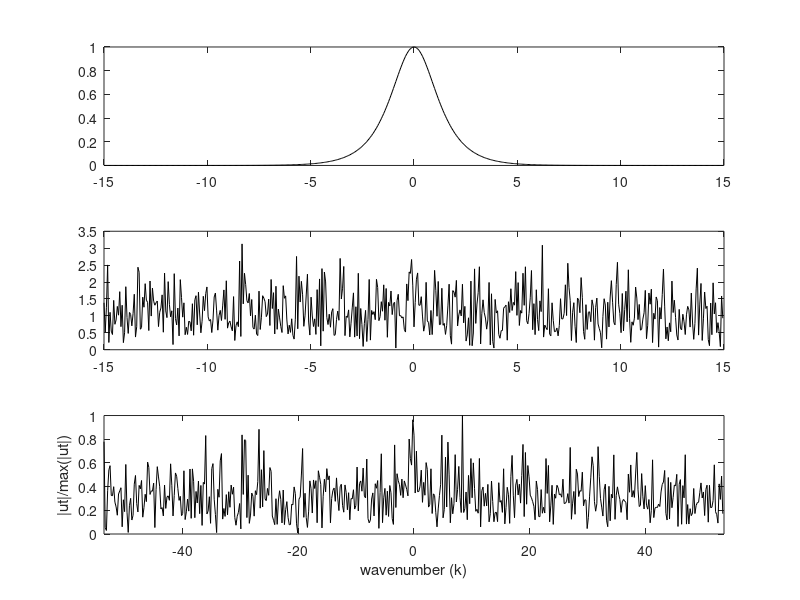

The MATLAB script that drew this image:
function w12_lecture_1_fft_sech
% winter 12 lecture on fft
clear all; close all; clc;

L = 30;
n = 512;

t2 = linspace(-L/2, L/2, n+1); t = t2(1:n);
k  = (2*pi/L) * [0:(n/2-1) (-n/2):-1] ;
u = sech(t); %signal, need coherent frequency components to generate signals
% noise by definition doesn't have coherent frequency components
figure(1), subplot(3,1,1), plot(t, u, 'k'); hold on;

ut = fft(u); 

% add noise to frequency domain to simulate white noise
noise = 20;
utn = ut + noise * (randn(1,n) + i * randn(1,n));
un = ifft(utn);
figure(1), subplot(3,1,2), plot(t, abs(un), 'k'); hold on;
figure(1), subplot(3,1,3), plot(fftshift(k), abs(fftshift(utn))/max(abs(fftshift(utn))), 'k')
axis([-2*pi/L*n/2, 2*pi/L*n/2, 0, 1])
xlabel('wavenumber (k)')
ylabel('|ut|/max(|ut|)')

filter = exp(-0.2*(k).^2);
unft = filter .* utn;
unf = ifft(unft);


end